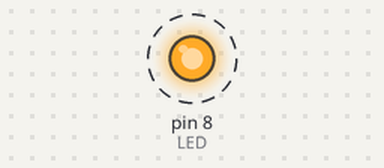
This program was run on a simulated Raspberry Pi (header pin numbers). Parts: output pins drawn as LEDs (lit = HIGH). Dashed ring = blinking.

Above: at 0.2 s.
Timing chart, 0 to 3.0 s (numbered marks = the images above):
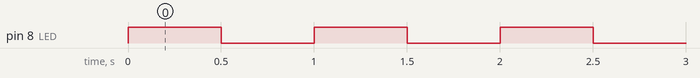

The program:

led_ex01.py
```python
import RPi.GPIO as GPIO
#library to control GPIO
import time

#Set pinmode
GPIO.setmode(GPIO.BOARD)

LED = 8

#set led initial value
GPIO.setup(LED,GPIO.OUT, initial=GPIO.LOW)

#try구문인데, while로만 무한루프
#0.5초 간격으로 high,low벙갈아 가며 바꾸기
try:
    while 1:
        GPIO.output(LED,GPIO.HIGH)
        time.sleep(0.5)

        GPIO.output(LED,GPIO.LOW)
        time.sleep(0.5)

#다음과 같은 상황은  터미널에서 모형을 돌리는 중에 Ctrl+c 를 눌렀거나
#주피터 노트북에서 모형을 놀리고 있는중에 stop을 할 때, session에서 돌아가고 있는 모형이 날라가는 것을 방지해준다
except KeyboardInterrupt:
    pass

GPIO.cleanup()
```

Measured:
- by itself, pin 8 (LED): alternates HIGH for 0.50 s and LOW for 0.50 s
